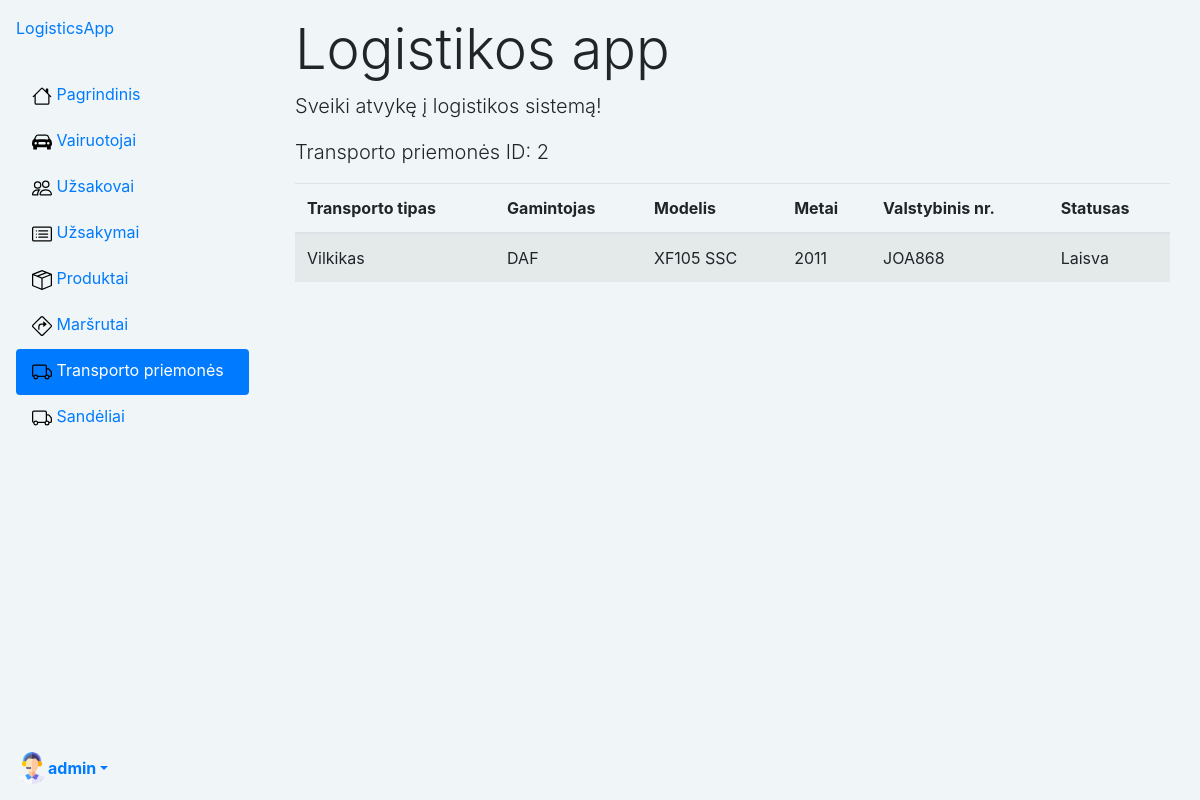
The page /logistics/vehicles/2/ (signed in) on the database its author committed.
### logistics/models.py (models this page shows, shortened)
class Profile(models.Model):
    user = models.OneToOneField(User, on_delete=models.CASCADE)
    nuotrauka = models.ImageField(default="profile_pics/default.png", upload_to="profile_pics")

class Vehicle(models.Model):
    type = models.CharField('Transporto tipas', max_length=80, help_text='Įveskite transporto priemonės tipą')
    make = models.CharField('Gamintojas', max_length=50, help_text='Įveskite transporto priemonės gamintoją', blank=True, null=True)
    model = models.CharField('Modelis', max_length=50, help_text='Įveskite transporto priemonės modelį', blank=True, null=True)
    year = models.PositiveIntegerField('Metai', help_text='Įveskite transporto priemonės gamybos metus', blank=True, null=True)
    plate_number = models.CharField('Valstybinis nr.', max_length=20, help_text='Įveskite valstybinį numerį')
    VEHICLE_STATUS = (
        ('a', 'Administruojama'),
        ('l', 'Laisva'),
        ('u', 'Užimta')
    )
    status = models.CharField(
        max_length=1,
        choices=VEHICLE_STATUS,
        blank=True,
        default='a',
        help_text='Statusas',
    )

### logistics/crud_views/vehicles_views.py (the view)
# urls.py: path('vehicles/<int:vehicle_id>/', VehicleDetailView.as_view(), name='vehicle'),
class VehicleDetailView(LoginRequiredMixin, generic.DetailView):
    model = Vehicle
    template_name = 'vehicles/vehicle.html'
    context_object_name = 'vehicle'
    pk_url_kwarg = 'vehicle_id'

### templates/vehicles/vehicle.html
{% extends "base.html" %}
{% block content %}
  <div class="container mt-3">
    <h1 class="display-4">Logistikos app</h1>
    <p class="lead">Sveiki atvykę į logistikos sistemą!</p>
    <p class="lead">Transporto priemonės ID: {{vehicle.id}}</p>
    <table class="table table-striped">
  <thead>
    <tr>
      <th scope="col">Transporto tipas</th>
      <th scope="col">Gamintojas</th>
      <th scope="col">Modelis</th>
      <th scope="col">Metai</th>
      <th scope="col">Valstybinis nr.</th>
      <th scope="col">Statusas</th>
    </tr>
  </thead>
  <tbody>
          <tr>
            <td>{{ vehicle.type }}</td>
            <td>{{ vehicle.make }}</td>
            <td>{{ vehicle.model }}</td>
            <td>{{ vehicle.year }}</td>
            <td>{{ vehicle.plate_number }}</td>
            <td>{{ vehicle.get_status_display }}</td>
          </tr>
      </tbody>
    </table>
  </div>
{% endblock %}

### templates/base.html (shortened to what this page needs)
<!DOCTYPE html>
<html lang="en">
<head>
    {% load static %}
    <link rel="stylesheet" href="https://stackpath.bootstrapcdn.com/bootstrap/4.1.3/css/bootstrap.min.css"
>
    <link rel="stylesheet" href="{% static 'css/styles.css' %}">
    <link href="https://cdn.jsdelivr.net/npm/bootstrap-icons@1.18.0/font/bootstrap-icons.css" rel="stylesheet">
</head>
<body class="d-flex" style="background-color: #F0F5F7;">
<div class="d-flex flex-column flex-shrink-0 p-3 bg-body-tertiary"
     style="width: 265px; height: 100vh; background-color: #F0F5F7;">
    <a href="/" class="d-flex align-items-center mb-3 mb-md-0 me-md-auto link-body-emphasis text-decoration-none">
        <span class="fs-4">LogisticsApp</span>
    </a>
    <ul class="nav nav-pills flex-column mb-auto">
        <li class="nav-item align-items-center">
            <a href="{% url 'index' %}"
               class="nav-link {% if request.resolver_match.url_name == 'index' %}active{% endif %}
 link-body-emphasis">
                <img src="{% static 'images/house.svg' %}" width="20" height="30" alt="Your Logo" class="me-2">
                <span class="d-none d-md-inline">Pagrindinis</span>
            </a>
        </li>
        {% if user.is_authenticated %}
        {% if user.is_superuser %}
        <li class="nav-item align-items-center">
            <a href="{% url 'drivers' %}"
               class="nav-link {% if 'drivers' in request.path %}active{% endif %} link-body-emphasis">
                <img src="{% static 'images/car-front-fill (1).svg' %}" width="20" height="30" alt="Your Logo"
                     class="me-2">
                <span class="d-none d-md-inline">Vairuotojai</span>
            </a>
        </li>
        <li class="nav-item align-items-center">
            <a href="{% url 'customers' %}"
               class="nav-link {% if 'customers' in request.path %}active{% endif %} link-body-emphasis">
                <img src="{% static 'images/people.svg' %}" width="20" height="30" alt="Your Logo" class="me-2">
                <span class="d-none d-md-inline">Užsakovai</span>
            </a>
        </li>
        <li class="nav-item align-items-center">
            <a href="{% url 'orders' %}"
               class="nav-link {% if 'orders' in request.path %}active{% endif %} link-body-emphasis">
                <img src="{% static 'images/card-list.svg' %}" width="20" height="30" alt="Your Logo" class="me-2">
                <span class="d-none d-md-inline">Užsakymai</span>
            </a>
        </li>
        <li class="nav-item align-items-center">
            <a href="{% url 'products' %}" class="nav-link {% if request.resolver_match.url_name == 'products' %}active{% endif %}
 link-body-emphasis">
                <img src="{% static 'images/box-seam.svg' %}" width="20" height="30" alt="Your Logo" class="me-2">
                <span class="d-none d-md-inline">Produktai</span>
            </a>
        </li>
        <li class="nav-item align-items-center">
            <a href="{% url 'routes' %}"
               class="nav-link {% if 'routes' in request.path %}active{% endif %} link-body-emphasis">
                <img src="{% static 'images/sign-turn-right.svg' %}" width="20" height="30" alt="Your Logo"
                     class="me-2">
                <span class="d-none d-md-inline">Maršrutai</span>
            </a>
        </li>
        <li class="nav-item align-items-center">
            <a href="{% url 'vehicles' %}"
               class="nav-link {% if 'vehicles' in request.path %}active{% endif %} link-body-emphasis">
                <img src="{% static 'images/truck.svg' %}" width="20" height="30" alt="Your Logo" class="me-2">
                <span class="d-none d-md-inline">Transporto priemonės</span>
            </a>
        </li>
        <li class="nav-item align-items-center">
            <a href="{% url 'warehouses' %}"
               class="nav-link {% if 'warehouses' in request.path %}active{% endif %} link-body-emphasis">
                <img src="{% static 'images/truck.svg' %}" width="20" height="30" alt="Your Logo" class="me-2">
                <span class="d-none d-md-inline">Sandėliai</span>
            </a>
        </li>
        {% endif %}
    </ul>
    <div class="dropdown">
        <a href="#" class="d-flex align-items-center link-body-emphasis text-decoration-none dropdown-toggle"
           data-toggle="dropdown" aria-expanded="false">
            <img src="{{ user.profile.nuotrauka.url }}" alt="" width="32" height="32" class="rounded-circle me-2">
            <strong>{{ user.get_username}}</strong>
        </a>
            {% endif %}
    </div>
</div>
<div class="container-fluid">
    {% block content %}{% endblock %}
</div>
</body>
</html>

### rows shown on the page
Vehicle: id "2", type "Vilkikas", make "DAF", model "XF105 SSC", year "2011", plate_number "JOA868", status "Laisva"

### other values the page prints
{{ user.get_username }} "admin"
